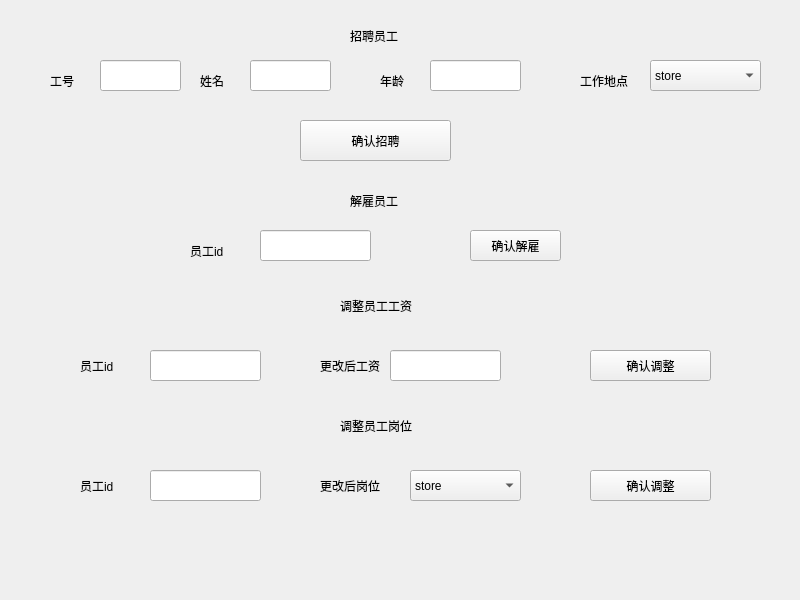
<?xml version="1.0" encoding="UTF-8"?>
<ui version="4.0">
 <class>hr_manage</class>
 <widget class="QWidget" name="hr_manage">
  <property name="geometry">
   <rect>
    <x>0</x>
    <y>0</y>
    <width>800</width>
    <height>600</height>
   </rect>
  </property>
  <property name="windowTitle">
   <string>Form</string>
  </property>
  <widget class="QPushButton" name="pushButton">
   <property name="geometry">
    <rect>
     <x>300</x>
     <y>120</y>
     <width>151</width>
     <height>41</height>
    </rect>
   </property>
   <property name="text">
    <string>确认招聘</string>
   </property>
  </widget>
  <widget class="QLabel" name="label">
   <property name="geometry">
    <rect>
     <x>350</x>
     <y>20</y>
     <width>101</width>
     <height>31</height>
    </rect>
   </property>
   <property name="text">
    <string>招聘员工</string>
   </property>
  </widget>
  <widget class="QLineEdit" name="lineEdit">
   <property name="geometry">
    <rect>
     <x>100</x>
     <y>60</y>
     <width>81</width>
     <height>31</height>
    </rect>
   </property>
  </widget>
  <widget class="QLabel" name="label_2">
   <property name="geometry">
    <rect>
     <x>50</x>
     <y>70</y>
     <width>51</width>
     <height>21</height>
    </rect>
   </property>
   <property name="text">
    <string>工号</string>
   </property>
  </widget>
  <widget class="QLineEdit" name="lineEdit_2">
   <property name="geometry">
    <rect>
     <x>250</x>
     <y>60</y>
     <width>81</width>
     <height>31</height>
    </rect>
   </property>
  </widget>
  <widget class="QLabel" name="label_3">
   <property name="geometry">
    <rect>
     <x>200</x>
     <y>70</y>
     <width>51</width>
     <height>21</height>
    </rect>
   </property>
   <property name="text">
    <string>姓名</string>
   </property>
  </widget>
  <widget class="QLineEdit" name="lineEdit_3">
   <property name="geometry">
    <rect>
     <x>430</x>
     <y>60</y>
     <width>91</width>
     <height>31</height>
    </rect>
   </property>
   <property name="text">
    <string/>
   </property>
  </widget>
  <widget class="QLabel" name="label_4">
   <property name="geometry">
    <rect>
     <x>380</x>
     <y>70</y>
     <width>51</width>
     <height>21</height>
    </rect>
   </property>
   <property name="text">
    <string>年龄</string>
   </property>
  </widget>
  <widget class="QLabel" name="label_5">
   <property name="geometry">
    <rect>
     <x>580</x>
     <y>70</y>
     <width>51</width>
     <height>21</height>
    </rect>
   </property>
   <property name="text">
    <string>工作地点</string>
   </property>
  </widget>
  <widget class="QComboBox" name="comboBox">
   <property name="geometry">
    <rect>
     <x>650</x>
     <y>60</y>
     <width>111</width>
     <height>31</height>
    </rect>
   </property>
   <item>
    <property name="text">
     <string>store</string>
    </property>
   </item>
   <item>
    <property name="text">
     <string>ware house</string>
    </property>
   </item>
   <item>
    <property name="text">
     <string>HR</string>
    </property>
   </item>
  </widget>
  <widget class="QLabel" name="label_6">
   <property name="geometry">
    <rect>
     <x>350</x>
     <y>190</y>
     <width>91</width>
     <height>21</height>
    </rect>
   </property>
   <property name="text">
    <string>解雇员工</string>
   </property>
  </widget>
  <widget class="QLabel" name="label_7">
   <property name="geometry">
    <rect>
     <x>190</x>
     <y>240</y>
     <width>71</width>
     <height>21</height>
    </rect>
   </property>
   <property name="text">
    <string>员工id</string>
   </property>
  </widget>
  <widget class="QLineEdit" name="lineEdit_4">
   <property name="geometry">
    <rect>
     <x>260</x>
     <y>230</y>
     <width>111</width>
     <height>31</height>
    </rect>
   </property>
  </widget>
  <widget class="QPushButton" name="pushButton_2">
   <property name="geometry">
    <rect>
     <x>470</x>
     <y>230</y>
     <width>91</width>
     <height>31</height>
    </rect>
   </property>
   <property name="text">
    <string>确认解雇</string>
   </property>
  </widget>
  <widget class="QPushButton" name="pushButton_3">
   <property name="geometry">
    <rect>
     <x>590</x>
     <y>350</y>
     <width>121</width>
     <height>31</height>
    </rect>
   </property>
   <property name="text">
    <string>确认调整</string>
   </property>
  </widget>
  <widget class="QLabel" name="label_8">
   <property name="geometry">
    <rect>
     <x>340</x>
     <y>290</y>
     <width>111</width>
     <height>31</height>
    </rect>
   </property>
   <property name="text">
    <string>调整员工工资</string>
   </property>
  </widget>
  <widget class="QLabel" name="label_9">
   <property name="geometry">
    <rect>
     <x>80</x>
     <y>350</y>
     <width>71</width>
     <height>31</height>
    </rect>
   </property>
   <property name="text">
    <string>员工id</string>
   </property>
  </widget>
  <widget class="QLineEdit" name="lineEdit_5">
   <property name="geometry">
    <rect>
     <x>150</x>
     <y>350</y>
     <width>111</width>
     <height>31</height>
    </rect>
   </property>
  </widget>
  <widget class="QLabel" name="label_10">
   <property name="geometry">
    <rect>
     <x>320</x>
     <y>350</y>
     <width>71</width>
     <height>31</height>
    </rect>
   </property>
   <property name="text">
    <string>更改后工资</string>
   </property>
  </widget>
  <widget class="QLineEdit" name="lineEdit_6">
   <property name="geometry">
    <rect>
     <x>390</x>
     <y>350</y>
     <width>111</width>
     <height>31</height>
    </rect>
   </property>
  </widget>
  <widget class="QLabel" name="label_11">
   <property name="geometry">
    <rect>
     <x>320</x>
     <y>470</y>
     <width>71</width>
     <height>31</height>
    </rect>
   </property>
   <property name="text">
    <string>更改后岗位</string>
   </property>
  </widget>
  <widget class="QLineEdit" name="lineEdit_7">
   <property name="geometry">
    <rect>
     <x>150</x>
     <y>470</y>
     <width>111</width>
     <height>31</height>
    </rect>
   </property>
  </widget>
  <widget class="QLabel" name="label_12">
   <property name="geometry">
    <rect>
     <x>80</x>
     <y>470</y>
     <width>71</width>
     <height>31</height>
    </rect>
   </property>
   <property name="text">
    <string>员工id</string>
   </property>
  </widget>
  <widget class="QPushButton" name="pushButton_4">
   <property name="geometry">
    <rect>
     <x>590</x>
     <y>470</y>
     <width>121</width>
     <height>31</height>
    </rect>
   </property>
   <property name="text">
    <string>确认调整</string>
   </property>
  </widget>
  <widget class="QLabel" name="label_13">
   <property name="geometry">
    <rect>
     <x>340</x>
     <y>410</y>
     <width>111</width>
     <height>31</height>
    </rect>
   </property>
   <property name="text">
    <string>调整员工岗位</string>
   </property>
  </widget>
  <widget class="QComboBox" name="comboBox_2">
   <property name="geometry">
    <rect>
     <x>410</x>
     <y>470</y>
     <width>111</width>
     <height>31</height>
    </rect>
   </property>
   <item>
    <property name="text">
     <string>store</string>
    </property>
   </item>
   <item>
    <property name="text">
     <string>warehouse</string>
    </property>
   </item>
   <item>
    <property name="text">
     <string>HR</string>
    </property>
   </item>
  </widget>
 </widget>
 <resources/>
 <connections/>
</ui>
